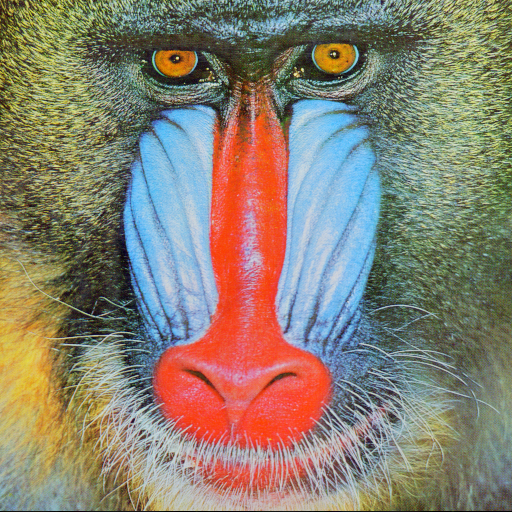
#> input picture img/baboon.png, 512 x 512 px
$ python image_geometry_exercise.py
#> lines starting #> are read from the running program, lines starting #| are printed output that depends on the picture; after the words box and inside, x2 and y2 are one past the last pixel; in counts of white or black regions, pixels touching at a corner belong together
# image_geometry_exercise.py
# STUDENT'S EXERCISE FILE

"""
Exercise:
Implement a function `apply_geometric_transformations(img)` that receives a grayscale image
represented as a NumPy array (2D array) and returns a dictionary with the following transformations:

1. Translated image (shift right and down)
2. Rotated image (90 degrees clockwise)
3. Horizontally stretched image (scale width by 1.5)
4. Horizontally mirrored image (flip along vertical axis)
5. Barrel distorted image (simple distortion using a radial function)

You must use only NumPy to implement these transformations. Do NOT use OpenCV, PIL, skimage or similar libraries.

Function signature:
    def apply_geometric_transformations(img: np.ndarray) -> dict:

The return value should be like:
{
    "translated": np.ndarray,
    "rotated": np.ndarray,
    "stretched": np.ndarray,
    "mirrored": np.ndarray,
    "distorted": np.ndarray
}
"""

import numpy as np
import matplotlib.pyplot as plt
from PIL import Image # Usei somente para carregar a imagem, não para transformações
from pathlib import Path # Garantir que encontre a imagem em diferentes OS

def translate_image(img, dx=30, dy=30):
#> called with dx = 30, dy = 30
    h, w = img.shape
#> h = 512; w = 512
    result = np.zeros_like(img)

    y_src, y_dst = 0, dy
    y_end_src, y_end_dst = h - dy, h
#> y_end_src = 482; y_end_dst = 512

    x_src, x_dst = 0, dx
    x_end_src, x_end_dst = w - dx, w
#> x_end_src = 482; x_end_dst = 512

    result[y_dst:y_end_dst, x_dst:x_end_dst] = img[y_src:y_end_src, x_src:x_end_src]

    return result

def rotate_image(img):
    return np.flip(img.T, axis=0)
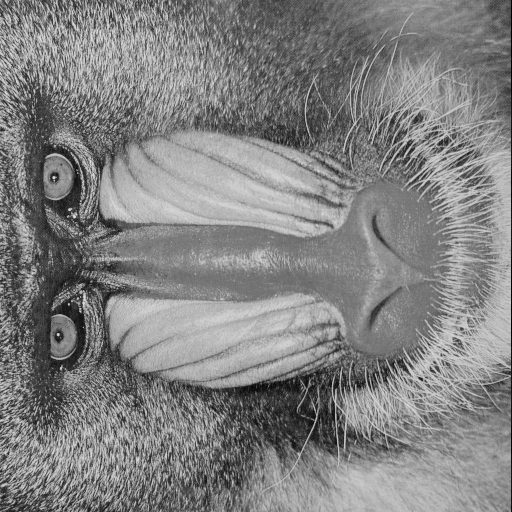
#> returned value: shape (512, 512); min 0, max 231, mean 129.6

def stretch_image_90(img, scale = 1.5):
#> called with scale = 1.5
    h, w = img.shape
#> h = 512; w = 512
    new_w = int(w * scale)
#> new_w = 768
    result = np.zeros((h, new_w))

    for y in range(h):
        for x in range(new_w):
            src_x = x / scale

            x0 = int(src_x)
            if x0 >= w - 1:
                result[y, x] = img[y, w-1]
            else:
                dx = src_x - x0
                result[y, x] = (1 - dx) * img[y, x0] + dx * img[y, x0 + 1]
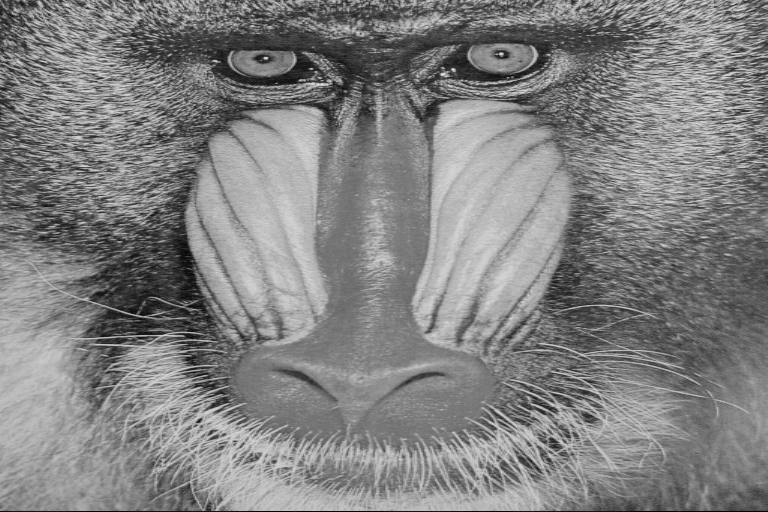
#> result: shape (512, 768) float64; min 0, max 228, mean 129.6

    return result

def mirror_image(img):
    return img[:, ::-1]
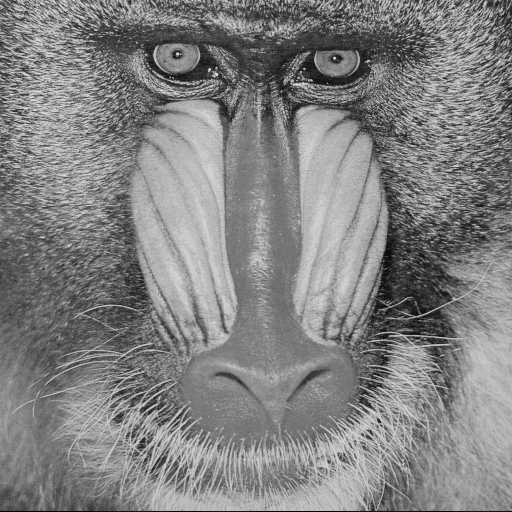
#> returned value: shape (512, 512); min 0, max 231, mean 129.6

def barrel_distort_image(img, k=0.2):
#> called with k = 0.2
    h, w = img.shape
#> h = 512; w = 512
    result = np.zeros_like(img)

    center_y, center_x = h / 2, w / 2
#> center_y = 256; center_x = 256

    y_coords, x_coords = np.mgrid[0:h, 0:w]
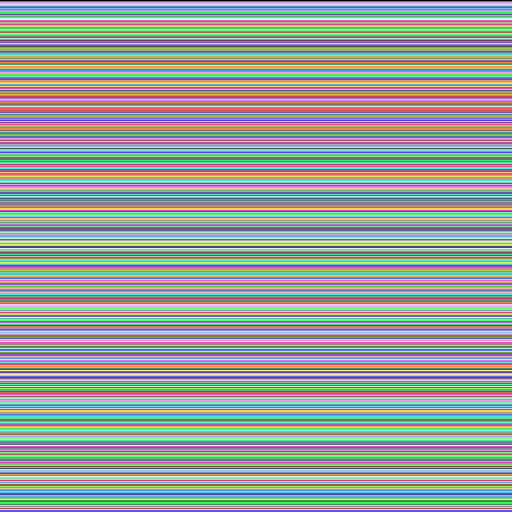
#> y_coords: shape (512, 512) int64; 512 distinct labels, from 0 to 511; one colour per label, 0 black

    y_norm = (y_coords - center_y) / center_y
    x_norm = (x_coords - center_x) / center_x

    r_squared = x_norm**2 + y_norm**2
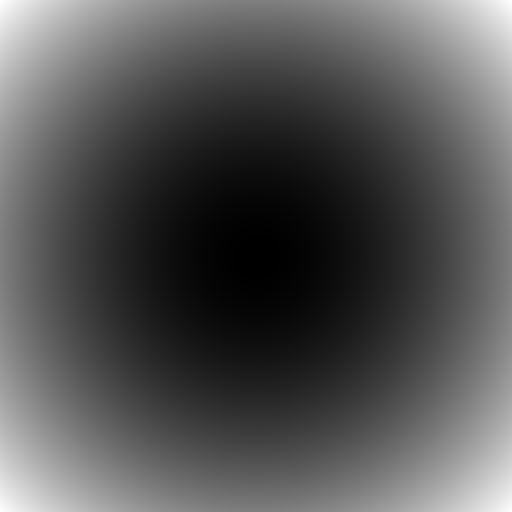
#> r_squared: shape (512, 512) float64; min 0, max 2, mean 0.667; drawn with min black and max white

    factor = 1 + k * r_squared

    y_distorted = y_norm * factor
    x_distorted = x_norm * factor

    y_distorted = y_distorted * center_y + center_y
    x_distorted = x_distorted * center_x + center_x

    valid_mask = (
        (y_distorted >= 0) &
        (y_distorted < h - 1) &
        (x_distorted >= 0) &
        (x_distorted < w - 1)
    )
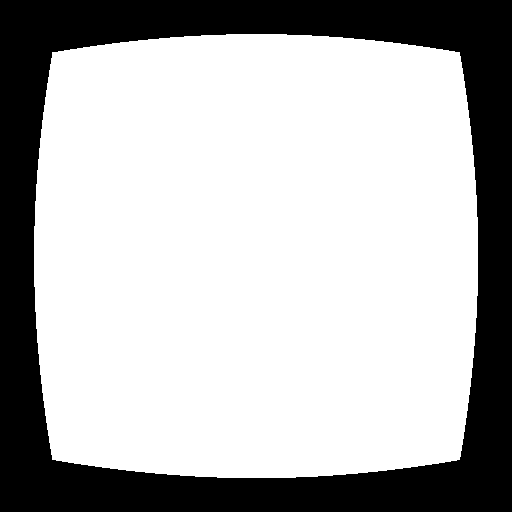
#> valid_mask: shape (512, 512) bool; 70.9% white; 1 black region, box (x1, y1, x2, y2) and area: (0, 0, 512, 512) 76364

    dest_y, dest_x = y_coords[valid_mask], x_coords[valid_mask]
    src_y, src_x = y_distorted[valid_mask], x_distorted[valid_mask]

    src_y0, src_x0 = src_y.astype(int), src_x.astype(int)
    src_y1, src_x1 = src_y0 + 1, src_x0 + 1

    wy1, wx1 = src_y - src_y0, src_x - src_x0
    wy0, wx0 = 1 - wy1, 1 - wx1

    v00 = img[src_y0, src_x0]
    v01 = img[src_y0, src_x1]
    v10 = img[src_y1, src_x0]
    v11 = img[src_y1, src_x1]

    result[dest_y, dest_x] = (
        wy0 * (wx0 * v00 + wx1 * v01) +
        wy1 * (wx0 * v10 + wx1 * v11)
    )
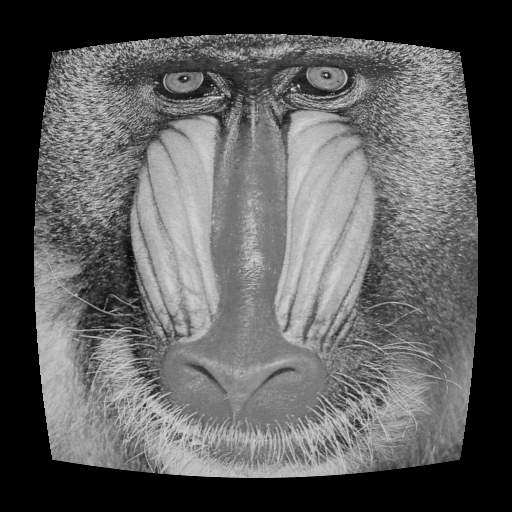
#> result: shape (512, 512); min 0, max 221, mean 92.4

    return result

def apply_geometric_transformations(img: np.ndarray) -> dict:
    return {
        "translated": translate_image(img),
        "rotated": rotate_image(img),
        "stretched": stretch_image_90(img),
        "mirrored": mirror_image(img),
        "distorted": barrel_distort_image(img)
    }

def main():
    script_dir = Path(__file__).parent

    img_path = script_dir.parent.parent / "img" / "baboon.png"

    pil_img = Image.open(img_path).convert('L')
    img = np.array(pil_img)

    results = apply_geometric_transformations(img)
#> results = 5 items

    Image.fromarray(img).show(title="Original")
    Image.fromarray(results["translated"]).show(title="Translated")
    Image.fromarray(results["rotated"]).show(title="Rotated")
    Image.fromarray(results["stretched"]).show(title="Stretched")
    Image.fromarray(results["mirrored"]).show(title="Mirrored")
    Image.fromarray(results["distorted"]).show(title="Barrel Distorted")

if __name__ == "__main__":
    main()

$ run again, with img/beans.png copied over img/baboon.png
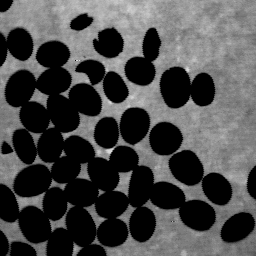
#> input picture img/beans.png, 256 x 256 px
#> in stretch_image_90, `h, w = img.shape`: h = 256
#> new_w = 384
#> in barrel_distort_image, `h, w = img.shape`: h = 256
#> center_y = 128
#> y_coords: shape (256, 256) int64; 256 distinct labels, from 0 to 255
#> in barrel_distort_image, `valid_mask = ( (y_distorted >= 0) & (y_distorted < h - 1) & (x_distort..`:
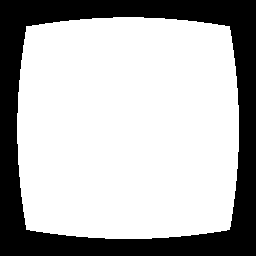
#> valid_mask: shape (256, 256) bool; 70.7% white; 1 black region, box (x1, y1, x2, y2) and area: (0, 0, 256, 256) 19208
#> in barrel_distort_image, `result[dest_y, dest_x] = ( wy0 * (wx0 * v00 + wx1 * v01) + wy1 * (wx0 ..`:
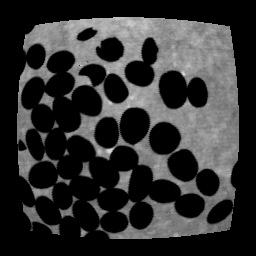
#> result: shape (256, 256); min 0, max 216, mean 49.3
#> results = 5 items

$ run again, with img/chips.png copied over img/baboon.png
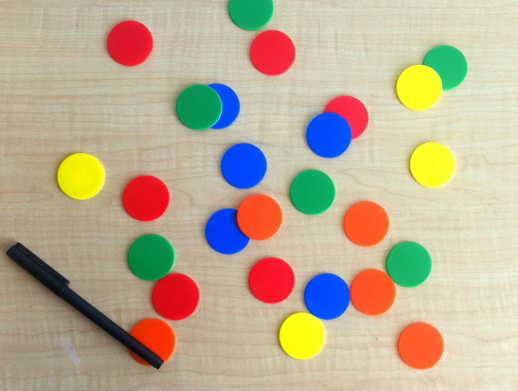
#> input picture img/chips.png, 518 x 391 px
#> in stretch_image_90, `h, w = img.shape`: h = 391; w = 518
#> new_w = 777
#> in barrel_distort_image, `h, w = img.shape`: h = 391; w = 518
#> center_y = 195.5; center_x = 259
#> y_coords: shape (391, 518) int64; 391 distinct labels, from 0 to 390
#> in barrel_distort_image, `valid_mask = ( (y_distorted >= 0) & (y_distorted < h - 1) & (x_distort..`:
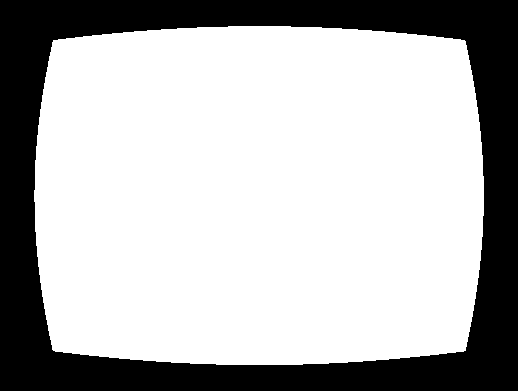
#> valid_mask: shape (391, 518) bool; 70.8% white; 1 black region, box (x1, y1, x2, y2) and area: (0, 0, 518, 391) 59060
#> in barrel_distort_image, `result[dest_y, dest_x] = ( wy0 * (wx0 * v00 + wx1 * v01) + wy1 * (wx0 ..`:
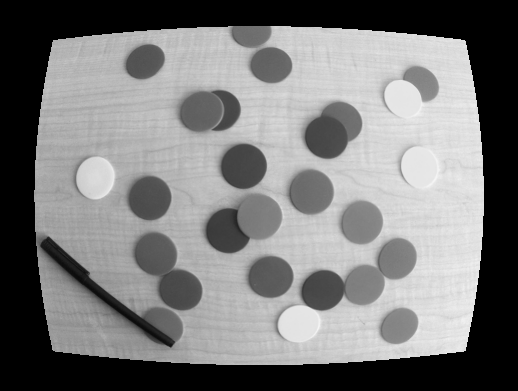
#> result: shape (391, 518); min 0, max 245, mean 122
#> results = 5 items
